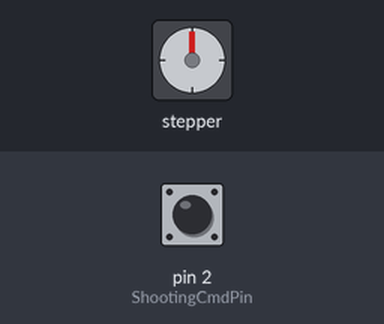
Recording of a sketch running on a simulated Arduino Uno, built with avr-gcc and run on an emulated ATmega328P. Shown: stepper motor. Inputs (shaded band) come from the test bench; at power-on: pin 2 (ShootingCmdPin) HIGH. Stepper angles assume 200 steps per turn; what the sketch prints to the serial monitor is not drawn.

Above: at 1.2 s.
1.3 s: pin 2 (ShootingCmdPin) pulled LOW for 0.15 s
At 1.45 s:
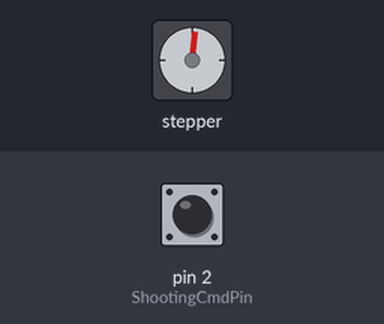
3.7 s: pin 2 (ShootingCmdPin) pulled LOW for 3.2 s
At 4.15 s:
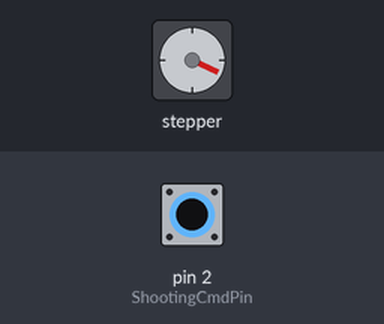
8.4 s: pin 2 (ShootingCmdPin) pulled LOW for 1 s
At 9.15 s:
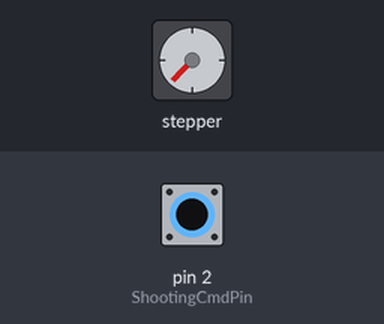
10.9 s: pin 2 (ShootingCmdPin) pulsed LOW 2 times (0.12 s each, 0.3 s apart)
At 11.95 s:
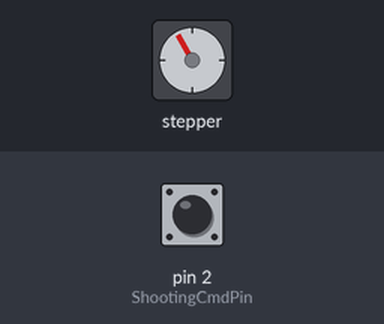
14.3 s: pin 2 (ShootingCmdPin) pulsed LOW 5 times (0.12 s each, 0.3 s apart)
At 16.58 s:
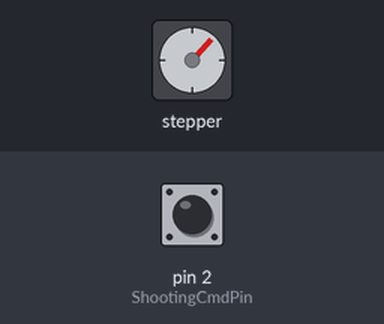
Timing chart, 0 to 18.8 s (numbered marks = the images above; inputs shaded):
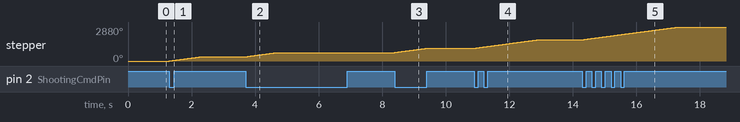

Measured:
- after the input at 1.3 s, stepper: turns 360° clockwise in 0.99 s, starting at once
- after the input at 3.7 s, stepper: turns 360° clockwise in 0.99 s, starting at once
- after the input at 8.4 s, stepper: turns 360° clockwise in 0.99 s, starting at once
- after the input at 10.9 s, stepper: turns 720° clockwise in 2.0 s, starting at once
- after the input at 14.3 s, stepper: turns 1080° clockwise in 3.0 s, starting at once

The sketch:

Stepper_Interrupt_2Comp.ino
```cpp
// Include the Arduino Stepper Library
#include <Stepper.h>


// Number of steps per output rotation
const int stepsPerRevolution = 200;
// could use 16 if wanted to use a Pull_down resistor
const int ShootingCmdPin = 2;
int ShootingState = 0;
// Create Instance of Stepper library
Stepper myStepper(stepsPerRevolution, 8, 9, 10, 11);

void setup()
{

  pinMode(ShootingCmdPin, INPUT_PULLUP);  // changed from INPUT_PULLUP
  attachInterrupt(digitalPinToInterrupt(ShootingCmdPin), Windup, FALLING);
  // set the speed at 60 rpm:
  myStepper.setSpeed(60);
  // initialize the serial port:
  Serial.begin(9600);

}

void loop()
{
  //Debug Code

  ShootingState = digitalRead(ShootingCmdPin);
  if (ShootingState == HIGH) {
Serial.println ("1");
  }
  else {
Serial.println ("0");
//myStepper.step(-stepsPerRevolution);
  }

  //End Debug code
  delay(10);
}

void Windup() {
  Serial.println("Turning counter clockwise");
//  delay(100);
  myStepper.step(stepsPerRevolution);

}
```
